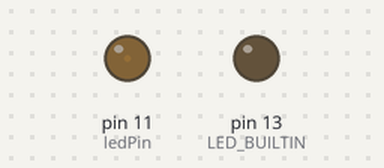
Bench run of a sketch on a simulated Arduino Uno, built with avr-gcc and run on an emulated ATmega328P. Shown: output pins drawn as LEDs (lit = HIGH).

Above: at 0.05 s.
At 2.15 s:
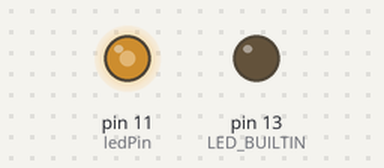
At 3.45 s:
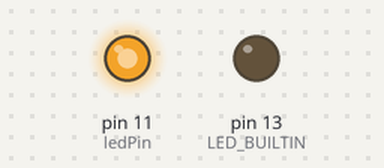
At 6.9 s:
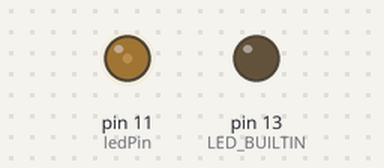
Timing chart, 0 to 11.3 s (numbered marks = the images above):
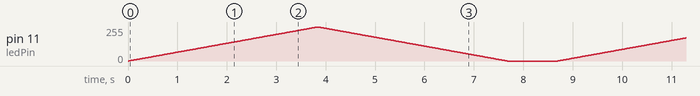

The sketch:

Fade_LED.ino
```cpp
/**

PWM - Pulse Width Modulation

If you provide a light bulb with less power, it shines less brightly. This works differently with an LED, it actually only has two states: on or off.
How can we ensure that it can appear less brightly? The solution is to make the LED blink very quickly, so fast that our eye can no longer see it. This technique is called Pulse Width Modulation and is often abbreviated as PWM.
In our case, the pulse width is the time that the LED is lit. By making this time longer, the LED lights up brighter. This is shown schematically in the image below.

Not all pins on the Arduino support PWM. This only applies to the Pins marked with a ~

analogWrite vs digitalWrite
digitalWrite can only send two values to a pin: HIGH or LOW. For PWM we are going to use analogWrite that can write an analog value (PWM wave) to a pin


*/
void setup() {

     pinMode(LED_BUILTIN, OUTPUT);

}

// The loop() function runs infinitely
 void loop() {
   int ledPin = 11;
     // Fade in
     for(int ledVal = 0; ledVal <= 255; ledVal +=1) {
         analogWrite(ledPin, ledVal);
         delay(15);
     }

     // Fade out
     for(int ledVal = 255; ledVal >= 0; ledVal -=1) {
         analogWrite(ledPin, ledVal);
         delay(15);
     }

     // Pause for 1 second (1000 milliseconds)
     delay(1000);

 }
```
